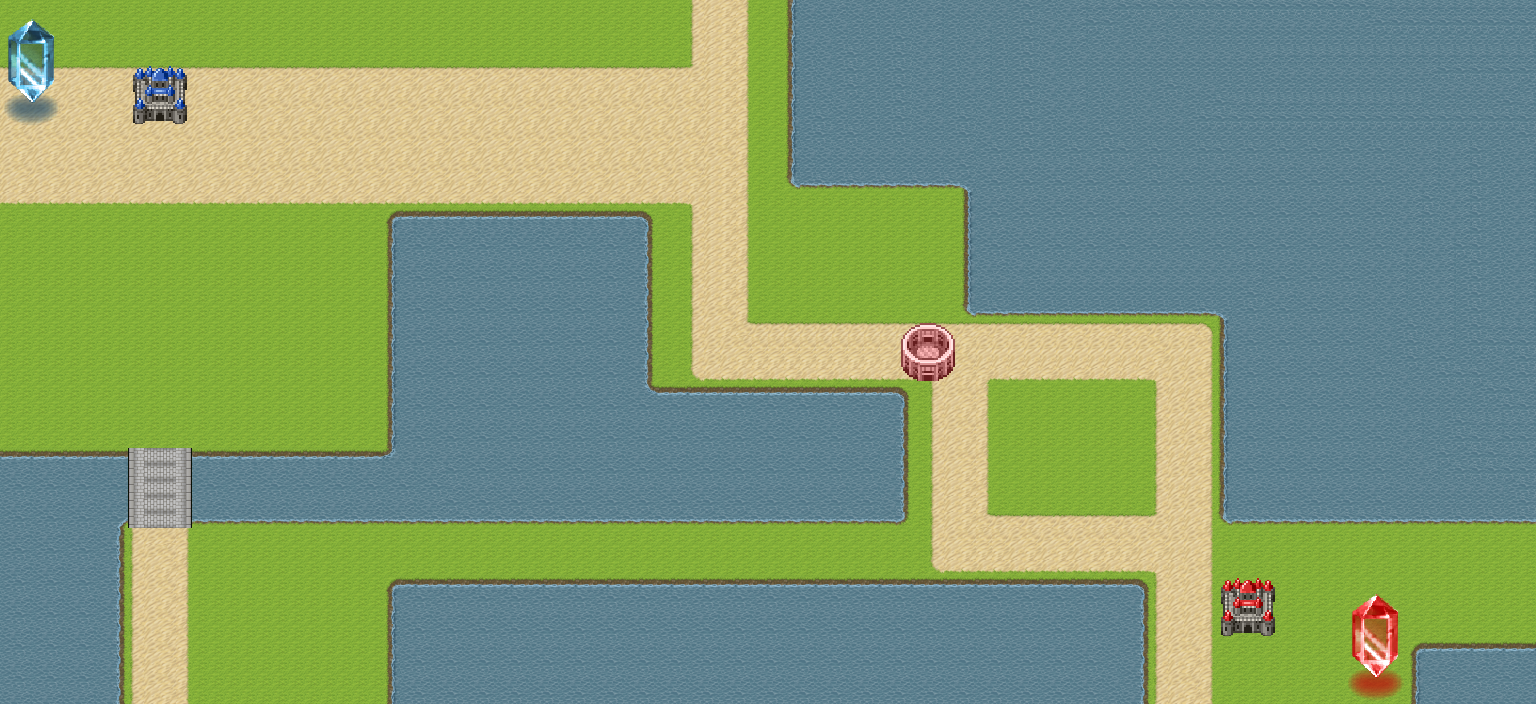

A level layout from a 2D game, rendered from its tile map. Below: a short description, then the map file with tile-grid data replaced by summaries:
An orthogonal 96x44 tile map with 16x16 px tiles, 5 tile layers (map, allyplant, enemyplant, allycore, ...), 5 tilesets.

<map version="1.5" tiledversion="1.7.0" orientation="orthogonal" renderorder="right-down" width="96" height="44" tilewidth="16" tileheight="16" infinite="0" nextlayerid="7" nextobjectid="1">
 <tileset firstgid="1" name="pipo-map01" tilewidth="16" tileheight="16" tilecount="352" columns="16">
  <image source="image/pipo-map01.png" width="256" height="352" />
 </tileset>
 <tileset firstgid="353" name="pipo-map01_at-umi" tilewidth="16" tileheight="16" tilecount="20" columns="2">
  <image source="image/pipo-map01_at-umi.png" width="32" height="160" />
 </tileset>
 <tileset firstgid="373" name="pipo-map001_at-sabaku" tilewidth="16" tileheight="16" tilecount="20" columns="2">
  <image source="image/pipo-map001_at-sabaku.png" width="32" height="160" />
 </tileset>
 <tileset firstgid="393" name="plants" tilewidth="16" tileheight="16" tilecount="192" columns="8">
  <image source="image/builds.png" width="128" height="384" />
 </tileset>
 <tileset firstgid="585" name="cores" tilewidth="16" tileheight="16" tilecount="64" columns="8">
  <image source="image/cores.png" width="128" height="128" />
 </tileset>
 <layer id="1" name="map" width="96" height="44">
  <data>[4224 cells, 4224 non-empty, 45 distinct tile ids]</data>
 </layer>
 <layer id="3" name="allyplant" width="96" height="44">
  <data>[4224 cells, 16 non-empty, 16 distinct tile ids]</data>
 </layer>
 <layer id="5" name="enemyplant" width="96" height="44">
  <data>[4224 cells, 32 non-empty, 32 distinct tile ids]</data>
 </layer>
 <layer id="4" name="allycore" width="96" height="44">
  <data>[4224 cells, 32 non-empty, 32 distinct tile ids]</data>
 </layer>
 <layer id="6" name="enemycore" width="96" height="44">
  <data>[4224 cells, 32 non-empty, 32 distinct tile ids]</data>
 </layer>
</map>
